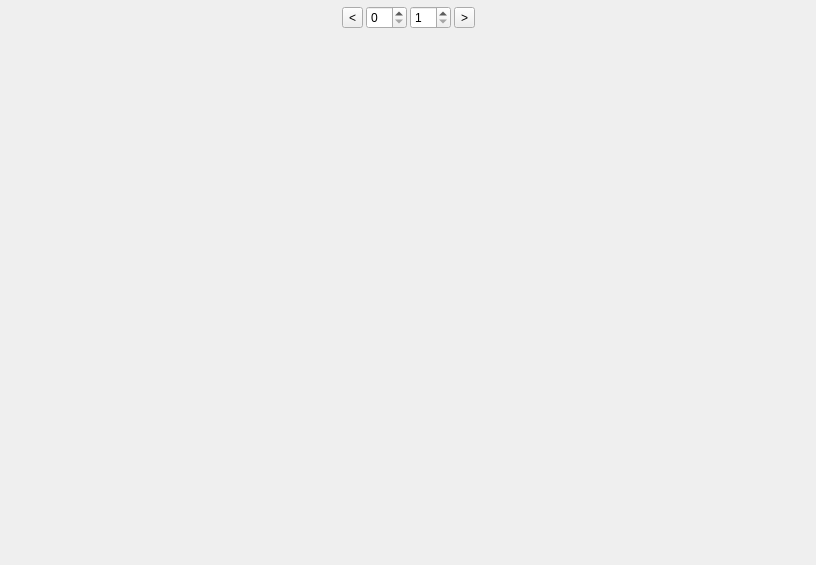
<?xml version="1.0" encoding="UTF-8"?>
<ui version="4.0">
 <class>CalendarModeWidget</class>
 <widget class="QWidget" name="CalendarModeWidget">
  <property name="geometry">
   <rect>
    <x>0</x>
    <y>0</y>
    <width>816</width>
    <height>565</height>
   </rect>
  </property>
  <property name="windowTitle">
   <string>Form</string>
  </property>
  <layout class="QVBoxLayout" name="verticalLayout">
   <property name="spacing">
    <number>3</number>
   </property>
   <property name="leftMargin">
    <number>3</number>
   </property>
   <property name="topMargin">
    <number>3</number>
   </property>
   <property name="rightMargin">
    <number>3</number>
   </property>
   <property name="bottomMargin">
    <number>3</number>
   </property>
   <item>
    <widget class="QWidget" name="operationWidget" native="true">
     <property name="sizePolicy">
      <sizepolicy hsizetype="Preferred" vsizetype="Fixed">
       <horstretch>0</horstretch>
       <verstretch>0</verstretch>
      </sizepolicy>
     </property>
     <layout class="QHBoxLayout" name="horizontalLayout">
      <property name="spacing">
       <number>3</number>
      </property>
      <property name="leftMargin">
       <number>3</number>
      </property>
      <property name="topMargin">
       <number>3</number>
      </property>
      <property name="rightMargin">
       <number>3</number>
      </property>
      <property name="bottomMargin">
       <number>3</number>
      </property>
      <item>
       <spacer name="horizontalSpacer">
        <property name="orientation">
         <enum>Qt::Horizontal</enum>
        </property>
        <property name="sizeHint" stdset="0">
         <size>
          <width>40</width>
          <height>20</height>
         </size>
        </property>
       </spacer>
      </item>
      <item>
       <widget class="QToolButton" name="prevToolButton">
        <property name="text">
         <string>&lt;</string>
        </property>
       </widget>
      </item>
      <item>
       <widget class="QSpinBox" name="yearSpinBox"/>
      </item>
      <item>
       <widget class="QSpinBox" name="monthSpinBox">
        <property name="minimum">
         <number>1</number>
        </property>
        <property name="maximum">
         <number>12</number>
        </property>
       </widget>
      </item>
      <item>
       <widget class="QToolButton" name="nextToolButton">
        <property name="text">
         <string>&gt;</string>
        </property>
       </widget>
      </item>
      <item>
       <spacer name="horizontalSpacer_2">
        <property name="orientation">
         <enum>Qt::Horizontal</enum>
        </property>
        <property name="sizeHint" stdset="0">
         <size>
          <width>40</width>
          <height>20</height>
         </size>
        </property>
       </spacer>
      </item>
     </layout>
    </widget>
   </item>
   <item>
    <widget class="QWidget" name="widget_2" native="true">
     <layout class="QHBoxLayout" name="horizontalLayout_2">
      <property name="spacing">
       <number>3</number>
      </property>
      <property name="leftMargin">
       <number>3</number>
      </property>
      <property name="topMargin">
       <number>3</number>
      </property>
      <property name="rightMargin">
       <number>3</number>
      </property>
      <property name="bottomMargin">
       <number>3</number>
      </property>
      <item>
       <layout class="QGridLayout" name="gridLayout"/>
      </item>
     </layout>
    </widget>
   </item>
  </layout>
 </widget>
 <resources/>
 <connections/>
</ui>
